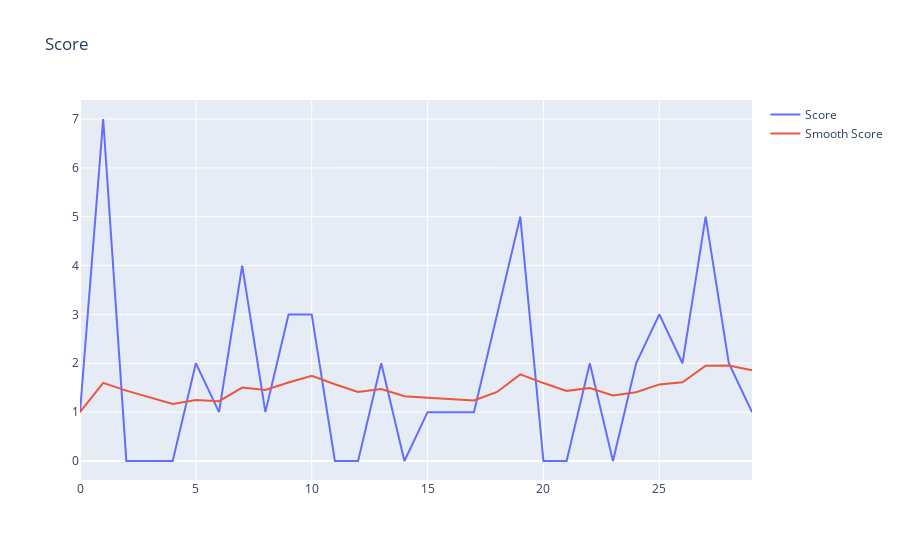
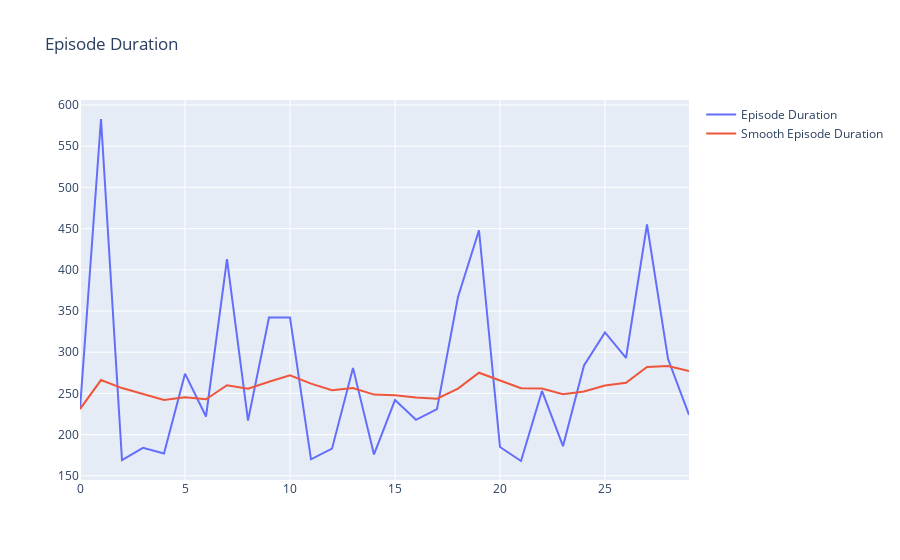
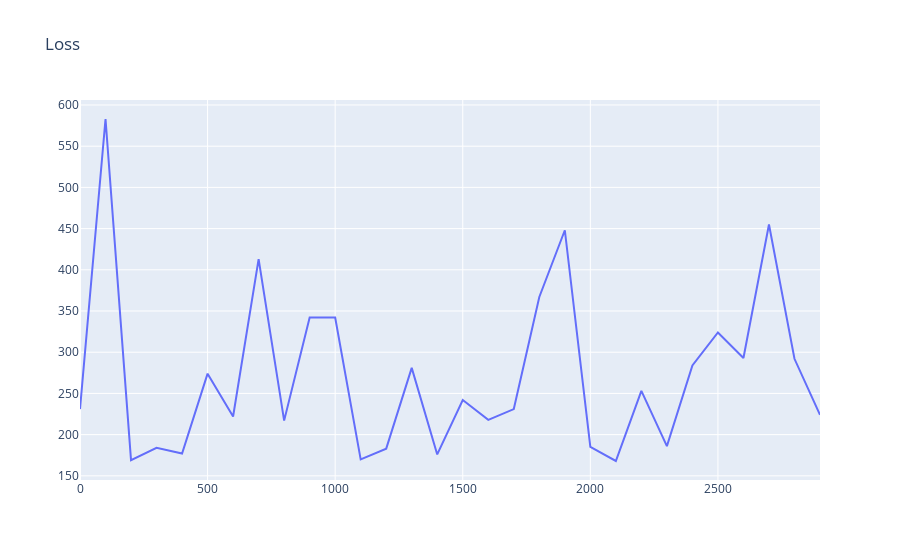
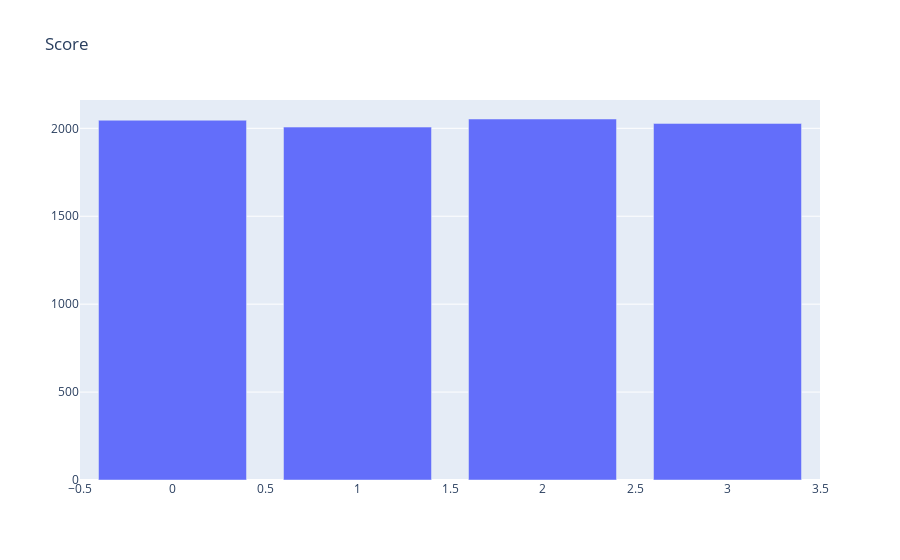

The notebook cell saved with these charts, in order:
### Code cell
learning_iter_number = 10000
steps_threshold = model.steps_done + learning_iter_number

timer = time()
tmp_timer = timer
print('Began at ', datetime.fromtimestamp(timer).strftime("%H:%M:%S"))
# for i_episode in range(num_episodes):
i_episode = 0
while model.steps_done < steps_threshold:
    i_episode += 1
    state = torch.tensor(np.array([env.reset()]), device=model.device, dtype=torch.float32)
    R = 0

    for t in count():
        # Select and perform an action
        action = model.select_action(state, n_actions)
        next_state, reward, done, _ = env.step(action.item())
        next_state = torch.tensor(np.array([next_state]), device=model.device, dtype=torch.float32)
        R += reward

        next_state = None if done else next_state
        reward = torch.tensor(np.array([reward]), device=model.device, dtype=torch.float32)

        # Store the transition in memory
        model.memory.push(state, action, next_state, reward)

        # Move to the next state
        state = next_state

        # Perform one step of the optimization (on the target network)
        model.optimize()
        
        if done:
            model.episode_durations.append(t + 1)
            model.smooth_episode_durations.append(t + 1)
            model.scores.append(R)
            model.smooth_scores.append(R)
            break

        # Update the target network, copying all weights and biases in DQN
        if (t % TARGET_UPDATE == 0) and (t > 0):
            model.update_target_net()

    model.current_epoch += 1
    if (i_episode % BACKUP_INTERVAL == 0) and (i_episode > 0):
        model.training_time += time() - tmp_timer
        tmp_timer = time()
        model.backup(BACKUP_PATH)
        clear_output(wait=True)
        print(f"{i_episode} episodes done in {round((time() - timer)/60, 1)}m")
        print(f"Current model training time {model.training_time // 60} min")
        model.show_stat()

print('Finished at ', datetime.fromtimestamp(time()).strftime("%H:%M:%S"))
print('Duration of calculations was %.1f min' %((time() - timer)/60))

### Figure 1 — Plotly figure (JSON) as saved in the notebook; plotly's stock layout.template omitted (floating-point values rounded to 4 significant figures)
{"data": [{"mode": "lines", "name": "Score", "y": [1.0, 7.0, 0.0, 0.0, 0.0, 2.0, 1.0, 4.0, 1.0, 3.0, 3.0, 0.0, 0.0, 2.0, 0.0, 1.0, 1.0, 1.0, 3.0, 5.0, 0.0, 0.0, 2.0, 0.0, 2.0, 3.0, 2.0, 5.0, 2.0, 1.0], "type": "scatter"}, {"mode": "lines", "name": "Smooth Score", "y": [1.0, 1.6, 1.44, 1.296, 1.166, 1.25, 1.225, 1.502, 1.452, 1.607, 1.746, 1.572, 1.414, 1.473, 1.326, 1.293, 1.264, 1.237, 1.414, 1.772, 1.595, 1.436, 1.492, 1.343, 1.409, 1.568, 1.611, 1.95, 1.955, 1.859], "type": "scatter"}], "layout": {"title": {"text": "Score"}}}

### Figure 2 — Plotly figure (JSON) as saved in the notebook; plotly's stock layout.template omitted (floating-point values rounded to 4 significant figures)
{"data": [{"mode": "lines", "name": "Episode Duration", "y": [231, 583, 169, 184, 177, 274, 222, 413, 217, 342, 342, 170, 183, 281, 176, 242, 218, 231, 367, 448, 185, 168, 253, 186, 284, 324, 293, 455, 292, 224], "type": "scatter"}, {"mode": "lines", "name": "Smooth Episode Duration", "y": [231, 266.2, 256.5, 249.2, 242.0, 245.2, 242.9, 259.9, 255.6, 264.2, 272.0, 261.8, 253.9, 256.6, 248.6, 247.9, 244.9, 243.5, 255.9, 275.1, 266.1, 256.3, 255.9, 249.0, 252.5, 259.6, 263.0, 282.2, 283.1, 277.2], "type": "scatter"}], "layout": {"title": {"text": "Episode Duration"}}}

### Figure 3 — Plotly figure (JSON) as saved in the notebook; plotly's stock layout.template omitted (floating-point values rounded to 4 significant figures)
{"data": [{"mode": "lines", "name": "Loss", "x": [0, 100, 200, 300, 400, 500, 600, 700, 800, 900, 1000, 1100, 1200, 1300, 1400, 1500, 1600, 1700, 1800, 1900, 2000, 2100, 2200, 2300, 2400, 2500, 2600, 2700, 2800, 2900, 3000, 3100, 3200, 3300, 3400, 3500, 3600, 3700, 3800, 3900, 4000, 4100, 4200, 4300, 4400, 4500, 4600, 4700, 4800, 4900, 5000, 5100, 5200, 5300, 5400, 5500, 5600, 5700, 5800, 5900, 6000, 6100, 6200, 6300, 6400, 6500, 6600, 6700, 6800, 6900, 7000, 7100, 7200, 7300, 7400, 7500, 7600, 7700, 7800, 7900, 8000], "y": [231, 583, 169, 184, 177, 274, 222, 413, 217, 342, 342, 170, 183, 281, 176, 242, 218, 231, 367, 448, 185, 168, 253, 186, 284, 324, 293, 455, 292, 224], "type": "scatter"}], "layout": {"title": {"text": "Loss"}}}

### Figure 4 — Plotly figure (JSON) as saved in the notebook; plotly's stock layout.template omitted (floating-point values rounded to 4 significant figures)
{"data": [{"name": "Actions", "x": [0, 1, 2, 3], "y": [2046, 2007, 2053, 2028], "type": "bar"}], "layout": {"title": {"text": "Score"}}}
